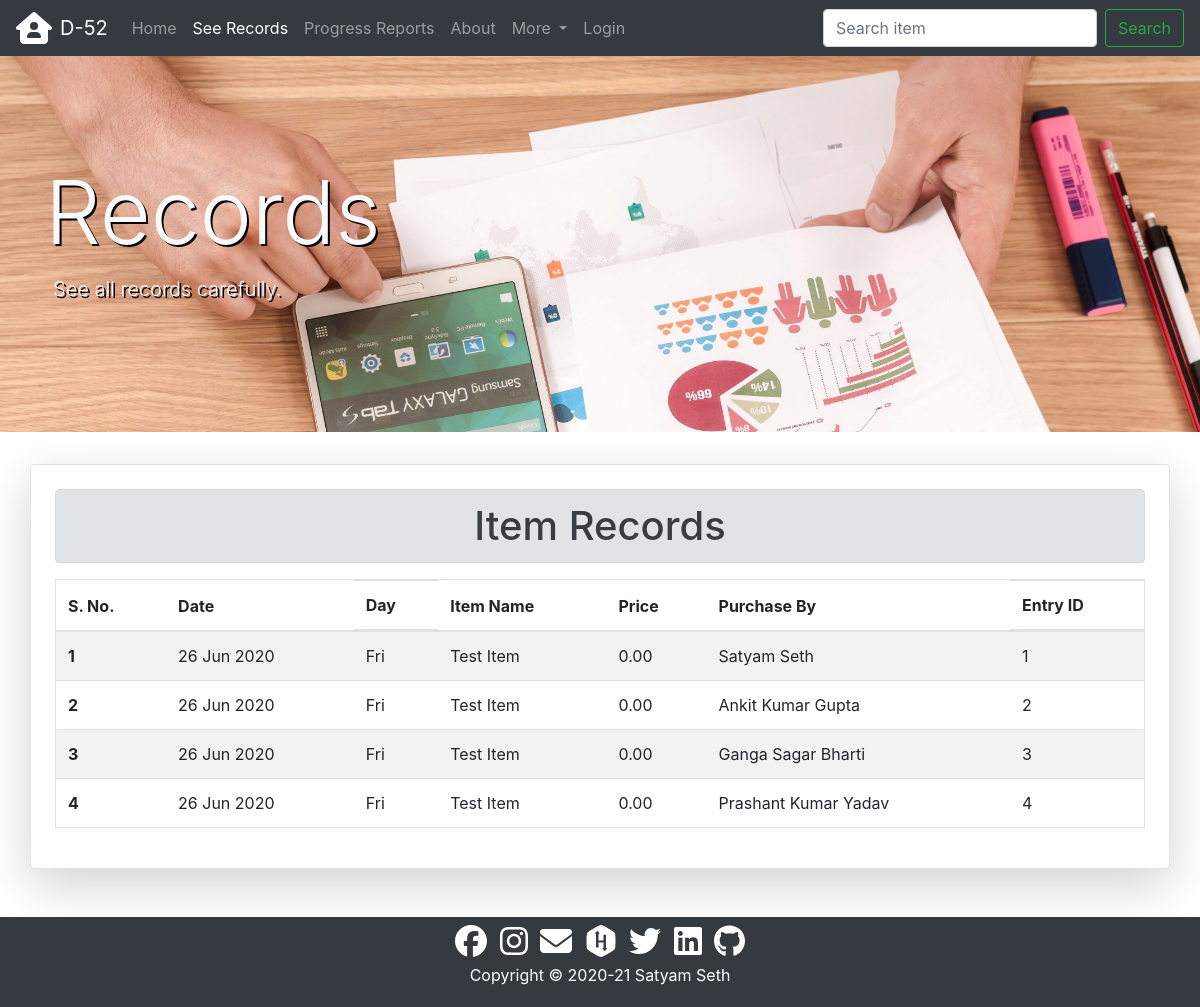
Before: /data/records/ with the older database file.
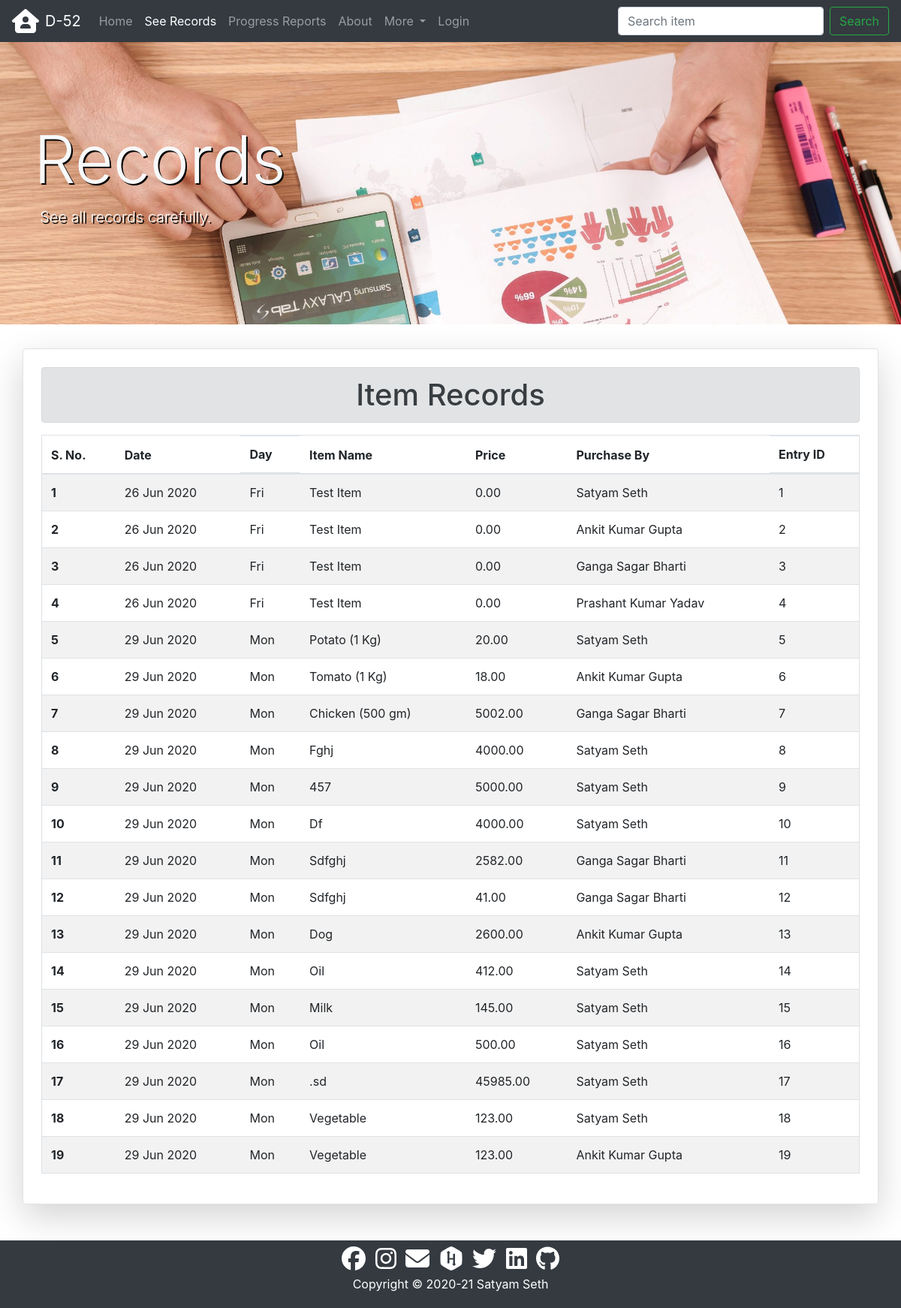
After: the same page with the newer database file.
### data/models.py (models this page shows, shortened)
class Record(models.Model):
    date=models.DateField()
    datetime=models.DateTimeField()
    name=models.CharField(max_length=20)
    item=models.CharField(max_length=50)
    price=models.DecimalField(decimal_places=2,max_digits=7)
    added_by=models.CharField(max_length=50)

### data/views.py (the view)
# urls.py: path('records/',views.records,name='records'),
def records(request):
    records=Record.objects.all().order_by('date')
    waters=Water.objects.all().order_by('date')
    context={
        'records_active':'active',
        'records_disabled':'disabled',
        'records':records,
        'waters':waters}
    return render(request,'data/records.html',context)

### data/templates/data/records.html (shortened to what this page needs)
{% extends 'core/base.html' %}
{% load static %}
{% block css %}
<link rel="stylesheet" href="{% static 'data/css/style.css' %}">
{% endblock %}
{% block content %}
<div class="jumbotron jumbotron-fluid records mt-5">
  <div class="container py-5 text-light">
    <div>
      <h1 class="display-2">Records</h1>
    </div>
    <div class="lead pl-2">
      <p>See all records carefully.</p>
    </div>
  </div>
</div>
<div class="container shadow-lg p-4 mb-5 rounded border">
  <h1 class="text-center alert alert-secondary">Item Records</h1>
  {% if records %}
  <div class="table-responsive">
    <table class="table table-hover table-striped border">
      <thead>
        <tr>
          <th scope="col">S. No.</th>
          <th scope="col">Date</th>
          <th scope="col" class="d-none d-sm-block">Day</th>
          <th scope="col">Item Name</th>
          <th scope="col">Price</th>
          <th scope="col">Purchase By</th>
          <th scope="col" class="d-none d-sm-block">Entry ID</th>
        </tr>
      </thead>
      <tbody>
        {% for record in records %}
        <tr>
          <th scope="row">{{forloop.counter}}</th>
          <td>{{record.date|date:"d M Y"}}</td>
          <td class="d-none d-sm-block">{{record.date|date:"D"}}</td>
          <td>{{record.item|capfirst}}</td>
          <td>{{record.price}}</td>
          <td>{{record.name}}</td>
          <td class="d-none d-sm-block">{{record.id}}</td>
        </tr>
        {% endfor %}
      </tbody>
    </table>
  </div>
  {% else %}
  <h4 class="text-center alert alert-warning">No Records Found</h4>
  {% endif %}
</div>
{% endblock content %}

### core/templates/core/base.html (shortened to what this page needs)
<!DOCTYPE html>
<html lang="en">
{% load static %}
<head>
    <link rel="stylesheet" href="{% static 'core/css/bootstrap.min.css' %}">
    {% block css %}{% endblock css %}
</head>
<body>
    {% include 'core/navbar.html' %}
    {% block content %}{% endblock content %}
    {% include 'core/footer.html' %}
</body>
</html>

### core/templates/core/navbar.html (shortened to what this page needs)
<div class="container-fluid">
    <nav class="navbar navbar-expand-md navbar-dark fixed-top bg-dark">
        <i class="fas fa-house-user fa-2x text-white mr-2"></i>
        <div class="navbar-brand">D-52</div>
        <div class="collapse navbar-collapse" id="navbarSupportedContent">
            <ul class="navbar-nav mr-auto">
                <li class="nav-item {{home_active}}">
                    <a class="nav-link {{home_disabled}}" href="{% url 'home' %}">Home </a>
                </li>
                <li class="nav-item {{records_active}}">
                    <a class="nav-link {{records_disabled}}" href="{% url 'records' %}">See Records</a>
                </li>
                <li class="nav-item {{report_active}}">
                    <a class="nav-link {{report_disabled}}" href="{% url 'report' %}">Progress Reports</a>
                </li>
                <li class="nav-item {{about_active}}">
                    <a class="nav-link {{about_disabled}}" href="{% url 'about' %}">About</a>
                </li>
                <li class="nav-item dropdown">
                    <a class="nav-link dropdown-toggle" href="#" id="navbarDropdown" role="button"
                        data-toggle="dropdown" aria-haspopup="true" aria-expanded="false">
                        More
                    </a>
                </li>
                {% if request.user.is_authenticated %}
                <li class="nav-item">
                    <a class="nav-link" href="{% url 'logout' %}">Logout</a>
                </li>
                {% else %}
                <li class="nav-item {{login_active}}">
                    <a class="nav-link {{login_disabled}}" href="{% url 'login' %}">Login</a>
                </li>
                {% endif %}
            </ul>
            <form method="get" action="{% url 'search' %}" class="form-inline my-2 my-lg-0">
                <input class="form-control mr-sm-2" type="search" placeholder="Search item" aria-label="Search"
                    name='query'>
                <button class="btn btn-outline-success my-2 my-sm-0" type="submit">Search</button>
            </form>
        </div>
    </nav>
</div>

### core/templates/core/footer.html
<footer class="container-fluid p-0">
        <div class="bg-dark text-center p-1 text-white">
                <div>
                        <a href="https://www.facebook.com/profile.php?id=100009900399617" target="_blank"><i
                                        class="fab fa-facebook fa-2x m-1 text-white"></i></a>
                        <a href="https://www.instagram.com/satyam1998.1998/" target="_blank"><i
                                        class="fab fa-instagram fa-2x m-1 text-white"></i></a>
                        <a href="mailto:satyam1998.1998@gmail.com" target="_blank">
                                <i class="fas fa-envelope fa-2x m-1 text-white"></i></a>
                        <a href="https://www.hackerrank.com/satyam1998_1998" target="_blank">
                                <i class="fab fa-hackerrank fa-2x m-1 text-white"></i></a>
                        <a href="https://twitter.com/SatyamS31450520" target="_blank"><i
                                        class="fab fa-twitter fa-2x m-1 text-white"></i></a>
                        <a href="https://www.linkedin.com/in/satyam-seth-39069b17a" target="_blank"><i
                                        class="fab fa-linkedin fa-2x m-1 text-white"></i></a>
                        <a href="https://github.com/satyam-seth" target="_blank"><i
                                        class="fab fa-github fa-2x m-1 text-white"></i></a>
                </div>
                <p>Copyright &#169; 2020-21 Satyam Seth</p>
        </div>
</footer>

### data/static/data/css/style.css (style rules this page uses)
.records { background-image: url("../images/records.jpg"); background-color: dimgrey; background-size: cover; height: 100%; text-shadow: 2px 2px black; }

Changed rows visible on the page:
added Record: date "29 Jun 2020", date "Mon", item "Potato (1 Kg)", price "20.00", name "Satyam Seth", id "5"
added Record: date "29 Jun 2020", date "Mon", item "Tomato (1 Kg)", price "18.00", name "Ankit Kumar Gupta", id "6"
added Record: date "29 Jun 2020", date "Mon", item "Chicken (500 gm)", price "5002.00", name "Ganga Sagar Bharti", id "7"
added Record: date "29 Jun 2020", date "Mon", item "Fghj", price "4000.00", name "Satyam Seth", id "8"
added Record: date "29 Jun 2020", date "Mon", item "457", price "5000.00", name "Satyam Seth", id "9"
added Record: date "29 Jun 2020", date "Mon", item "Df", price "4000.00", name "Satyam Seth", id "10"
added Record: date "29 Jun 2020", date "Mon", item "Sdfghj", price "2582.00", name "Ganga Sagar Bharti", id "11"
added Record: date "29 Jun 2020", date "Mon", item "Sdfghj", price "41.00", name "Ganga Sagar Bharti", id "12"
added Record: date "29 Jun 2020", date "Mon", item "Dog", price "2600.00", name "Ankit Kumar Gupta", id "13"
added Record: date "29 Jun 2020", date "Mon", item "Oil", price "412.00", name "Satyam Seth", id "14"
added Record: date "29 Jun 2020", date "Mon", item "Milk", price "145.00", name "Satyam Seth", id "15"
added Record: date "29 Jun 2020", date "Mon", item "Oil", price "500.00", name "Satyam Seth", id "16"
added Record: date "29 Jun 2020", date "Mon", item ".sd", price "45985.00", name "Satyam Seth", id "17"
added Record: date "29 Jun 2020", date "Mon", item "Vegetable", price "123.00", name "Satyam Seth", id "18"
added Record: date "29 Jun 2020", date "Mon", item "Vegetable", price "123.00", name "Ankit Kumar Gupta", id "19"
